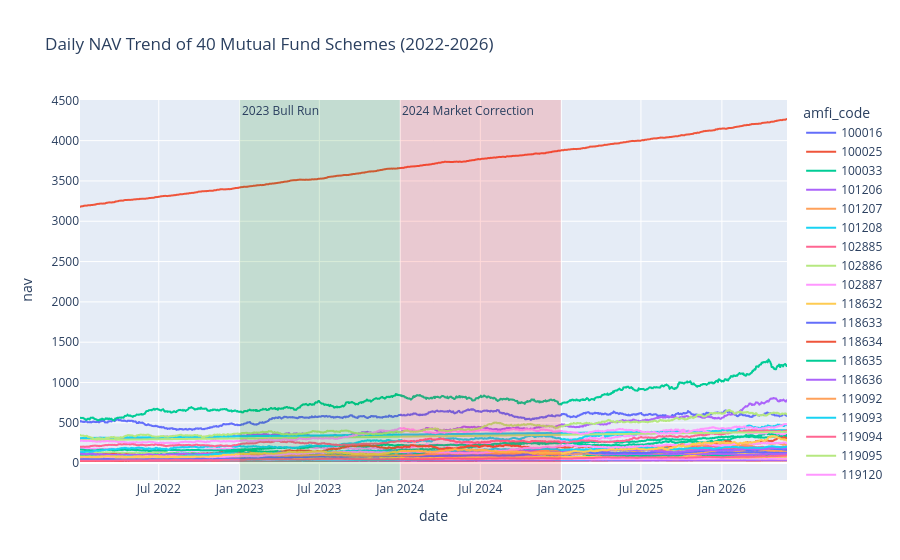

Write notebook code for a chart like this one.
### Code cell
fig.add_vrect(
    x0="2023-01-01",
    x1="2023-12-31",
    annotation_text="2023 Bull Run",
    annotation_position="top left",
    fillcolor="green",
    opacity=0.15,
    line_width=0,
)

fig.add_vrect(
    x0="2024-01-01",
    x1="2024-12-31",
    annotation_text="2024 Market Correction",
    annotation_position="top left",
    fillcolor="red",
    opacity=0.15,
    line_width=0,
)

fig.show()

### Figure 1 — Plotly figure (JSON) as saved in the notebook; plotly's stock layout.template omitted (floating-point values rounded to 4 significant figures; data arrays with more than 128 entries replaced by an {"elided": "..."} marker saying what was removed)
{"data": [{"hovertemplate": "amfi_code=100016<br>date=%{x}<br>nav=%{y}<extra></extra>", "legendgroup": "100016", "line": {"color": "#636efa", "dash": "solid"}, "marker": {"symbol": "circle"}, "mode": "lines", "name": "100016", "showlegend": true, "type": "scattergl", "x": {"elided": "1150 str values"}, "xaxis": "x", "y": {"elided": "1150 float values"}, "yaxis": "y"}, {"hovertemplate": "amfi_code=100025<br>date=%{x}<br>nav=%{y}<extra></extra>", "legendgroup": "100025", "line": {"color": "#EF553B", "dash": "solid"}, "marker": {"symbol": "circle"}, "mode": "lines", "name": "100025", "showlegend": true, "type": "scattergl", "x": {"elided": "1150 str values"}, "xaxis": "x", "y": {"elided": "1150 float values"}, "yaxis": "y"}, {"hovertemplate": "amfi_code=100033<br>date=%{x}<br>nav=%{y}<extra></extra>", "legendgroup": "100033", "line": {"color": "#00cc96", "dash": "solid"}, "marker": {"symbol": "circle"}, "mode": "lines", "name": "100033", "showlegend": true, "type": "scattergl", "x": {"elided": "1150 str values"}, "xaxis": "x", "y": {"elided": "1150 float values"}, "yaxis": "y"}, {"hovertemplate": "amfi_code=101206<br>date=%{x}<br>nav=%{y}<extra></extra>", "legendgroup": "101206", "line": {"color": "#ab63fa", "dash": "solid"}, "marker": {"symbol": "circle"}, "mode": "lines", "name": "101206", "showlegend": true, "type": "scattergl", "x": {"elided": "1150 str values"}, "xaxis": "x", "y": {"elided": "1150 float values"}, "yaxis": "y"}, {"hovertemplate": "amfi_code=101207<br>date=%{x}<br>nav=%{y}<extra></extra>", "legendgroup": "101207", "line": {"color": "#FFA15A", "dash": "solid"}, "marker": {"symbol": "circle"}, "mode": "lines", "name": "101207", "showlegend": true, "type": "scattergl", "x": {"elided": "1150 str values"}, "xaxis": "x", "y": {"elided": "1150 float values"}, "yaxis": "y"}, {"hovertemplate": "amfi_code=101208<br>date=%{x}<br>nav=%{y}<extra></extra>", "legendgroup": "101208", "line": {"color": "#19d3f3", "dash": "solid"}, "marker": {"symbol": "circle"}, "mode": "lines", "name": "101208", "showlegend": true, "type": "scattergl", "x": {"elided": "1150 str values"}, "xaxis": "x", "y": {"elided": "1150 float values"}, "yaxis": "y"}, {"hovertemplate": "amfi_code=102885<br>date=%{x}<br>nav=%{y}<extra></extra>", "legendgroup": "102885", "line": {"color": "#FF6692", "dash": "solid"}, "marker": {"symbol": "circle"}, "mode": "lines", "name": "102885", "showlegend": true, "type": "scattergl", "x": {"elided": "1150 str values"}, "xaxis": "x", "y": {"elided": "1150 float values"}, "yaxis": "y"}, {"hovertemplate": "amfi_code=102886<br>date=%{x}<br>nav=%{y}<extra></extra>", "legendgroup": "102886", "line": {"color": "#B6E880", "dash": "solid"}, "marker": {"symbol": "circle"}, "mode": "lines", "name": "102886", "showlegend": true, "type": "scattergl", "x": {"elided": "1150 str values"}, "xaxis": "x", "y": {"elided": "1150 float values"}, "yaxis": "y"}, {"hovertemplate": "amfi_code=102887<br>date=%{x}<br>nav=%{y}<extra></extra>", "legendgroup": "102887", "line": {"color": "#FF97FF", "dash": "solid"}, "marker": {"symbol": "circle"}, "mode": "lines", "name": "102887", "showlegend": true, "type": "scattergl", "x": {"elided": "1150 str values"}, "xaxis": "x", "y": {"elided": "1150 float values"}, "yaxis": "y"}, {"hovertemplate": "amfi_code=118632<br>date=%{x}<br>nav=%{y}<extra></extra>", "legendgroup": "118632", "line": {"color": "#FECB52", "dash": "solid"}, "marker": {"symbol": "circle"}, "mode": "lines", "name": "118632", "showlegend": true, "type": "scattergl", "x": {"elided": "1150 str values"}, "xaxis": "x", "y": {"elided": "1150 float values"}, "yaxis": "y"}, {"hovertemplate": "amfi_code=118633<br>date=%{x}<br>nav=%{y}<extra></extra>", "legendgroup": "118633", "line": {"color": "#636efa", "dash": "solid"}, "marker": {"symbol": "circle"}, "mode": "lines", "name": "118633", "showlegend": true, "type": "scattergl", "x": {"elided": "1150 str values"}, "xaxis": "x", "y": {"elided": "1150 float values"}, "yaxis": "y"}, {"hovertemplate": "amfi_code=118634<br>date=%{x}<br>nav=%{y}<extra></extra>", "legendgroup": "118634", "line": {"color": "#EF553B", "dash": "solid"}, "marker": {"symbol": "circle"}, "mode": "lines", "name": "118634", "showlegend": true, "type": "scattergl", "x": {"elided": "1150 str values"}, "xaxis": "x", "y": {"elided": "1150 float values"}, "yaxis": "y"}, {"hovertemplate": "amfi_code=118635<br>date=%{x}<br>nav=%{y}<extra></extra>", "legendgroup": "118635", "line": {"color": "#00cc96", "dash": "solid"}, "marker": {"symbol": "circle"}, "mode": "lines", "name": "118635", "showlegend": true, "type": "scattergl", "x": {"elided": "1150 str values"}, "xaxis": "x", "y": {"elided": "1150 float values"}, "yaxis": "y"}, {"hovertemplate": "amfi_code=118636<br>date=%{x}<br>nav=%{y}<extra></extra>", "legendgroup": "118636", "line": {"color": "#ab63fa", "dash": "solid"}, "marker": {"symbol": "circle"}, "mode": "lines", "name": "118636", "showlegend": true, "type": "scattergl", "x": {"elided": "1150 str values"}, "xaxis": "x", "y": {"elided": "1150 float values"}, "yaxis": "y"}, {"hovertemplate": "amfi_code=119092<br>date=%{x}<br>nav=%{y}<extra></extra>", "legendgroup": "119092", "line": {"color": "#FFA15A", "dash": "solid"}, "marker": {"symbol": "circle"}, "mode": "lines", "name": "119092", "showlegend": true, "type": "scattergl", "x": {"elided": "1150 str values"}, "xaxis": "x", "y": {"elided": "1150 float values"}, "yaxis": "y"}, {"hovertemplate": "amfi_code=119093<br>date=%{x}<br>nav=%{y}<extra></extra>", "legendgroup": "119093", "line": {"color": "#19d3f3", "dash": "solid"}, "marker": {"symbol": "circle"}, "mode": "lines", "name": "119093", "showlegend": true, "type": "scattergl", "x": {"elided": "1150 str values"}, "xaxis": "x", "y": {"elided": "1150 float values"}, "yaxis": "y"}, {"hovertemplate": "amfi_code=119094<br>date=%{x}<br>nav=%{y}<extra></extra>", "legendgroup": "119094", "line": {"color": "#FF6692", "dash": "solid"}, "marker": {"symbol": "circle"}, "mode": "lines", "name": "119094", "showlegend": true, "type": "scattergl", "x": {"elided": "1150 str values"}, "xaxis": "x", "y": {"elided": "1150 float values"}, "yaxis": "y"}, {"hovertemplate": "amfi_code=119095<br>date=%{x}<br>nav=%{y}<extra></extra>", "legendgroup": "119095", "line": {"color": "#B6E880", "dash": "solid"}, "marker": {"symbol": "circle"}, "mode": "lines", "name": "119095", "showlegend": true, "type": "scattergl", "x": {"elided": "1150 str values"}, "xaxis": "x", "y": {"elided": "1150 float values"}, "yaxis": "y"}, {"hovertemplate": "amfi_code=119120<br>date=%{x}<br>nav=%{y}<extra></extra>", "legendgroup": "119120", "line": {"color": "#FF97FF", "dash": "solid"}, "marker": {"symbol": "circle"}, "mode": "lines", "name": "119120", "showlegend": true, "type": "scattergl", "x": {"elided": "1150 str values"}, "xaxis": "x", "y": {"elided": "1150 float values"}, "yaxis": "y"}, {"hovertemplate": "amfi_code=119551<br>date=%{x}<br>nav=%{y}<extra></extra>", "legendgroup": "119551", "line": {"color": "#FECB52", "dash": "solid"}, "marker": {"symbol": "circle"}, "mode": "lines", "name": "119551", "showlegend": true, "type": "scattergl", "x": {"elided": "1150 str values"}, "xaxis": "x", "y": {"elided": "1150 float values"}, "yaxis": "y"}, {"hovertemplate": "amfi_code=119552<br>date=%{x}<br>nav=%{y}<extra></extra>", "legendgroup": "119552", "line": {"color": "#636efa", "dash": "solid"}, "marker": {"symbol": "circle"}, "mode": "lines", "name": "119552", "showlegend": true, "type": "scattergl", "x": {"elided": "1150 str values"}, "xaxis": "x", "y": {"elided": "1150 float values"}, "yaxis": "y"}, {"hovertemplate": "amfi_code=119598<br>date=%{x}<br>nav=%{y}<extra></extra>", "legendgroup": "119598", "line": {"color": "#EF553B", "dash": "solid"}, "marker": {"symbol": "circle"}, "mode": "lines", "name": "119598", "showlegend": true, "type": "scattergl", "x": {"elided": "1150 str values"}, "xaxis": "x", "y": {"elided": "1150 float values"}, "yaxis": "y"}, {"hovertemplate": "amfi_code=119599<br>date=%{x}<br>nav=%{y}<extra></extra>", "legendgroup": "119599", "line": {"color": "#00cc96", "dash": "solid"}, "marker": {"symbol": "circle"}, "mode": "lines", "name": "119599", "showlegend": true, "type": "scattergl", "x": {"elided": "1150 str values"}, "xaxis": "x", "y": {"elided": "1150 float values"}, "yaxis": "y"}, {"hovertemplate": "amfi_code=120503<br>date=%{x}<br>nav=%{y}<extra></extra>", "legendgroup": "120503", "line": {"color": "#ab63fa", "dash": "solid"}, "marker": {"symbol": "circle"}, "mode": "lines", "name": "120503", "showlegend": true, "type": "scattergl", "x": {"elided": "1150 str values"}, "xaxis": "x", "y": {"elided": "1150 float values"}, "yaxis": "y"}, {"hovertemplate": "amfi_code=120504<br>date=%{x}<br>nav=%{y}<extra></extra>", "legendgroup": "120504", "line": {"color": "#FFA15A", "dash": "solid"}, "marker": {"symbol": "circle"}, "mode": "lines", "name": "120504", "showlegend": true, "type": "scattergl", "x": {"elided": "1150 str values"}, "xaxis": "x", "y": {"elided": "1150 float values"}, "yaxis": "y"}, {"hovertemplate": "amfi_code=120505<br>date=%{x}<br>nav=%{y}<extra></extra>", "legendgroup": "120505", "line": {"color": "#19d3f3", "dash": "solid"}, "marker": {"symbol": "circle"}, "mode": "lines", "name": "120505", "showlegend": true, "type": "scattergl", "x": {"elided": "1150 str values"}, "xaxis": "x", "y": {"elided": "1150 float values"}, "yaxis": "y"}, {"hovertemplate": "amfi_code=120506<br>date=%{x}<br>nav=%{y}<extra></extra>", "legendgroup": "120506", "line": {"color": "#FF6692", "dash": "solid"}, "marker": {"symbol": "circle"}, "mode": "lines", "name": "120506", "showlegend": true, "type": "scattergl", "x": {"elided": "1150 str values"}, "xaxis": "x", "y": {"elided": "1150 float values"}, "yaxis": "y"}, {"hovertemplate": "amfi_code=120507<br>date=%{x}<br>nav=%{y}<extra></extra>", "legendgroup": "120507", "line": {"color": "#B6E880", "dash": "solid"}, "marker": {"symbol": "circle"}, "mode": "lines", "name": "120507", "showlegend": true, "type": "scattergl", "x": {"elided": "1150 str values"}, "xaxis": "x", "y": {"elided": "1150 float values"}, "yaxis": "y"}, {"hovertemplate": "amfi_code=120841<br>date=%{x}<br>nav=%{y}<extra></extra>", "legendgroup": "120841", "line": {"color": "#FF97FF", "dash": "solid"}, "marker": {"symbol": "circle"}, "mode": "lines", "name": "120841", "showlegend": true, "type": "scattergl", "x": {"elided": "1150 str values"}, "xaxis": "x", "y": {"elided": "1150 float values"}, "yaxis": "y"}, {"hovertemplate": "amfi_code=120842<br>date=%{x}<br>nav=%{y}<extra></extra>", "legendgroup": "120842", "line": {"color": "#FECB52", "dash": "solid"}, "marker": {"symbol": "circle"}, "mode": "lines", "name": "120842", "showlegend": true, "type": "scattergl", "x": {"elided": "1150 str values"}, "xaxis": "x", "y": {"elided": "1150 float values"}, "yaxis": "y"}, {"hovertemplate": "amfi_code=120843<br>date=%{x}<br>nav=%{y}<extra></extra>", "legendgroup": "120843", "line": {"color": "#636efa", "dash": "solid"}, "marker": {"symbol": "circle"}, "mode": "lines", "name": "120843", "showlegend": true, "type": "scattergl", "x": {"elided": "1150 str values"}, "xaxis": "x", "y": {"elided": "1150 float values"}, "yaxis": "y"}, {"hovertemplate": "amfi_code=120844<br>date=%{x}<br>nav=%{y}<extra></extra>", "legendgroup": "120844", "line": {"color": "#EF553B", "dash": "solid"}, "marker": {"symbol": "circle"}, "mode": "lines", "name": "120844", "showlegend": true, "type": "scattergl", "x": {"elided": "1150 str values"}, "xaxis": "x", "y": {"elided": "1150 float values"}, "yaxis": "y"}, {"hovertemplate": "amfi_code=125497<br>date=%{x}<br>nav=%{y}<extra></extra>", "legendgroup": "125497", "line": {"color": "#00cc96", "dash": "solid"}, "marker": {"symbol": "circle"}, "mode": "lines", "name": "125497", "showlegend": true, "type": "scattergl", "x": {"elided": "1150 str values"}, "xaxis": "x", "y": {"elided": "1150 float values"}, "yaxis": "y"}, {"hovertemplate": "amfi_code=125498<br>date=%{x}<br>nav=%{y}<extra></extra>", "legendgroup": "125498", "line": {"color": "#ab63fa", "dash": "solid"}, "marker": {"symbol": "circle"}, "mode": "lines", "name": "125498", "showlegend": true, "type": "scattergl", "x": {"elided": "1150 str values"}, "xaxis": "x", "y": {"elided": "1150 float values"}, "yaxis": "y"}, {"hovertemplate": "amfi_code=148567<br>date=%{x}<br>nav=%{y}<extra></extra>", "legendgroup": "148567", "line": {"color": "#FFA15A", "dash": "solid"}, "marker": {"symbol": "circle"}, "mode": "lines", "name": "148567", "showlegend": true, "type": "scattergl", "x": {"elided": "1150 str values"}, "xaxis": "x", "y": {"elided": "1150 float values"}, "yaxis": "y"}, {"hovertemplate": "amfi_code=148568<br>date=%{x}<br>nav=%{y}<extra></extra>", "legendgroup": "148568", "line": {"color": "#19d3f3", "dash": "solid"}, "marker": {"symbol": "circle"}, "mode": "lines", "name": "148568", "showlegend": true, "type": "scattergl", "x": {"elided": "1150 str values"}, "xaxis": "x", "y": {"elided": "1150 float values"}, "yaxis": "y"}, {"hovertemplate": "amfi_code=148569<br>date=%{x}<br>nav=%{y}<extra></extra>", "legendgroup": "148569", "line": {"color": "#FF6692", "dash": "solid"}, "marker": {"symbol": "circle"}, "mode": "lines", "name": "148569", "showlegend": true, "type": "scattergl", "x": {"elided": "1150 str values"}, "xaxis": "x", "y": {"elided": "1150 float values"}, "yaxis": "y"}, {"hovertemplate": "amfi_code=149322<br>date=%{x}<br>nav=%{y}<extra></extra>", "legendgroup": "149322", "line": {"color": "#B6E880", "dash": "solid"}, "marker": {"symbol": "circle"}, "mode": "lines", "name": "149322", "showlegend": true, "type": "scattergl", "x": {"elided": "1150 str values"}, "xaxis": "x", "y": {"elided": "1150 float values"}, "yaxis": "y"}, {"hovertemplate": "amfi_code=149323<br>date=%{x}<br>nav=%{y}<extra></extra>", "legendgroup": "149323", "line": {"color": "#FF97FF", "dash": "solid"}, "marker": {"symbol": "circle"}, "mode": "lines", "name": "149323", "showlegend": true, "type": "scattergl", "x": {"elided": "1150 str values"}, "xaxis": "x", "y": {"elided": "1150 float values"}, "yaxis": "y"}, {"hovertemplate": "amfi_code=149324<br>date=%{x}<br>nav=%{y}<extra></extra>", "legendgroup": "149324", "line": {"color": "#FECB52", "dash": "solid"}, "marker": {"symbol": "circle"}, "mode": "lines", "name": "149324", "showlegend": true, "type": "scattergl", "x": {"elided": "1150 str values"}, "xaxis": "x", "y": {"elided": "1150 float values"}, "yaxis": "y"}], "layout": {"annotations": [{"showarrow": false, "text": "2023 Bull Run", "x": "2023-01-01", "xanchor": "left", "xref": "x", "y": 1, "yanchor": "top", "yref": "y domain"}, {"showarrow": false, "text": "2024 Market Correction", "x": "2024-01-01", "xanchor": "left", "xref": "x", "y": 1, "yanchor": "top", "yref": "y domain"}], "legend": {"title": {"text": "amfi_code"}, "tracegroupgap": 0}, "shapes": [{"fillcolor": "green", "line": {"width": 0}, "opacity": 0.15, "type": "rect", "x0": "2023-01-01", "x1": "2023-12-31", "xref": "x", "y0": 0, "y1": 1, "yref": "y domain"}, {"fillcolor": "red", "line": {"width": 0}, "opacity": 0.15, "type": "rect", "x0": "2024-01-01", "x1": "2024-12-31", "xref": "x", "y0": 0, "y1": 1, "yref": "y domain"}], "title": {"text": "Daily NAV Trend of 40 Mutual Fund Schemes (2022-2026)"}, "xaxis": {"anchor": "y", "domain": [0, 1], "title": {"text": "date"}}, "yaxis": {"anchor": "x", "domain": [0, 1], "title": {"text": "nav"}}}}
